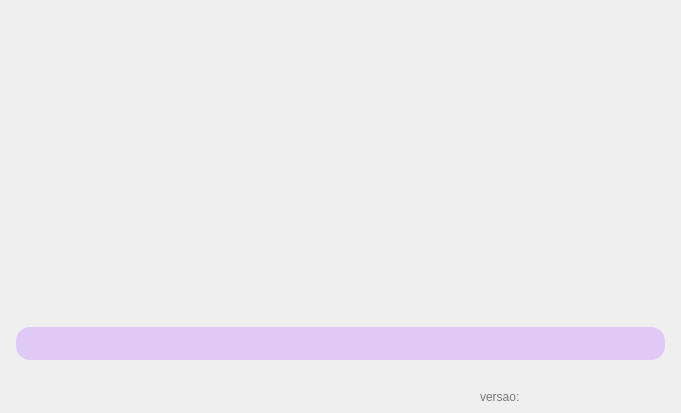
<?xml version="1.0" encoding="UTF-8"?>
<ui version="4.0">
 <class>janela_login</class>
 <widget class="QMainWindow" name="janela_login">
  <property name="geometry">
   <rect>
    <x>0</x>
    <y>0</y>
    <width>681</width>
    <height>413</height>
   </rect>
  </property>
  <property name="windowTitle">
   <string>MainWindow</string>
  </property>
  <property name="windowIcon">
   <iconset resource="icons.qrc">
    <normaloff>:/icons/conta.png</normaloff>:/icons/conta.png</iconset>
  </property>
  <property name="documentMode">
   <bool>false</bool>
  </property>
  <widget class="QWidget" name="centralwidget">
   <widget class="QLabel" name="label">
    <property name="geometry">
     <rect>
      <x>8</x>
      <y>16</y>
      <width>689</width>
      <height>321</height>
     </rect>
    </property>
    <property name="text">
     <string>&lt;html&gt;&lt;head/&gt;&lt;body&gt;&lt;p&gt;&lt;img src=&quot;:/icons/d0267b4d9d1d40dab9ec5eac4fedc3f8.png&quot;/&gt;&lt;/p&gt;&lt;/body&gt;&lt;/html&gt;</string>
    </property>
   </widget>
   <widget class="QProgressBar" name="barra_progresso">
    <property name="geometry">
     <rect>
      <x>16</x>
      <y>327</y>
      <width>649</width>
      <height>33</height>
     </rect>
    </property>
    <property name="styleSheet">
     <string notr="true">QProgressBar{
	border-radius: 14px;
	background-color:rgb(223, 201, 245)
}

QProgressBar::chunk{
	border-radius: 14px;
	background-color:rgb(126, 14, 237)

}
</string>
    </property>
    <property name="value">
     <number>0</number>
    </property>
    <property name="textVisible">
     <bool>false</bool>
    </property>
    <property name="format">
     <string/>
    </property>
   </widget>
   <widget class="QLabel" name="label_2">
    <property name="geometry">
     <rect>
      <x>480</x>
      <y>384</y>
      <width>57</width>
      <height>25</height>
     </rect>
    </property>
    <property name="styleSheet">
     <string notr="true">color:rgb(120,120,120)
</string>
    </property>
    <property name="text">
     <string>versao:</string>
    </property>
   </widget>
  </widget>
 </widget>
 <resources>
  <include location="icons.qrc"/>
 </resources>
 <connections/>
</ui>
